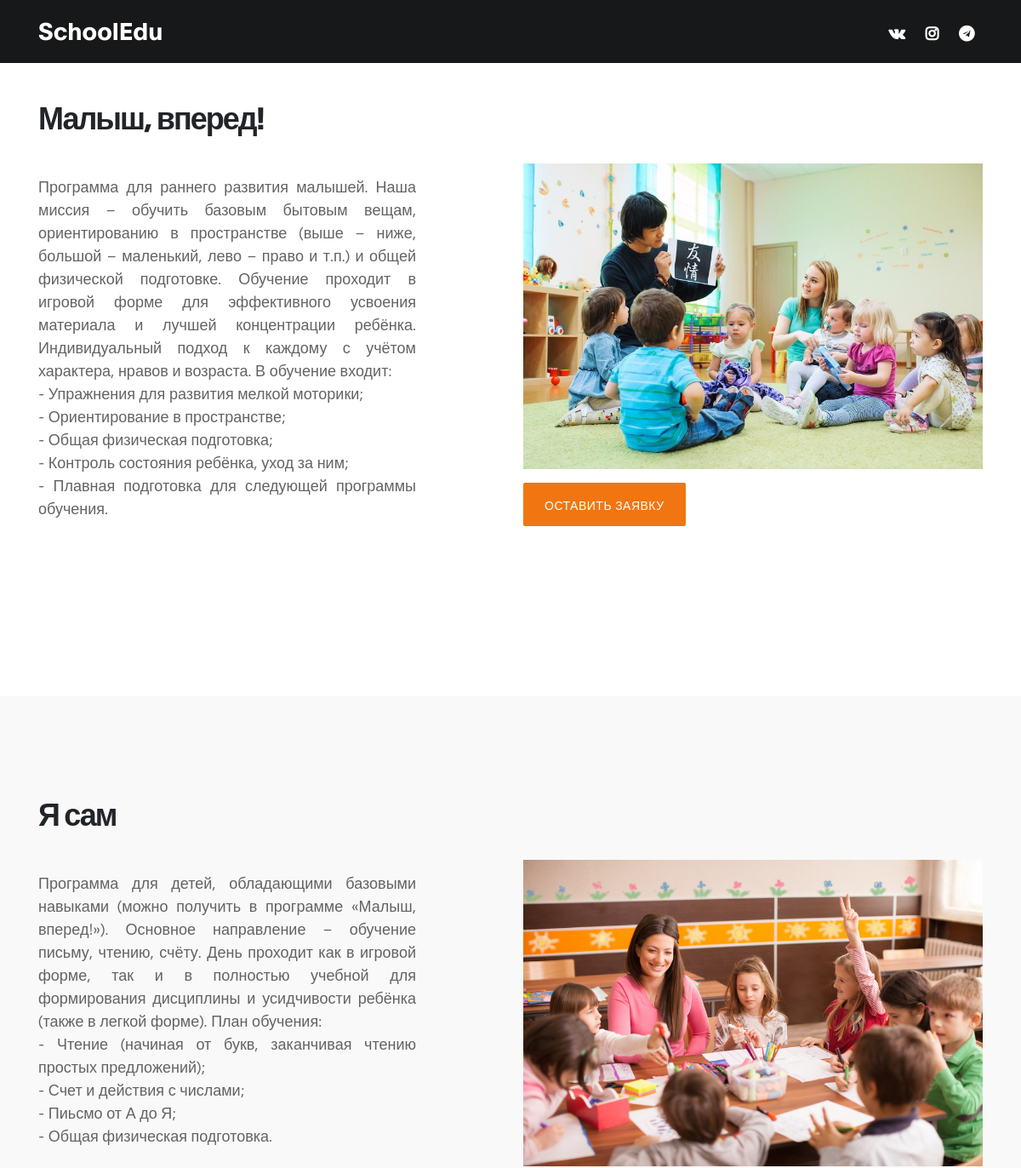
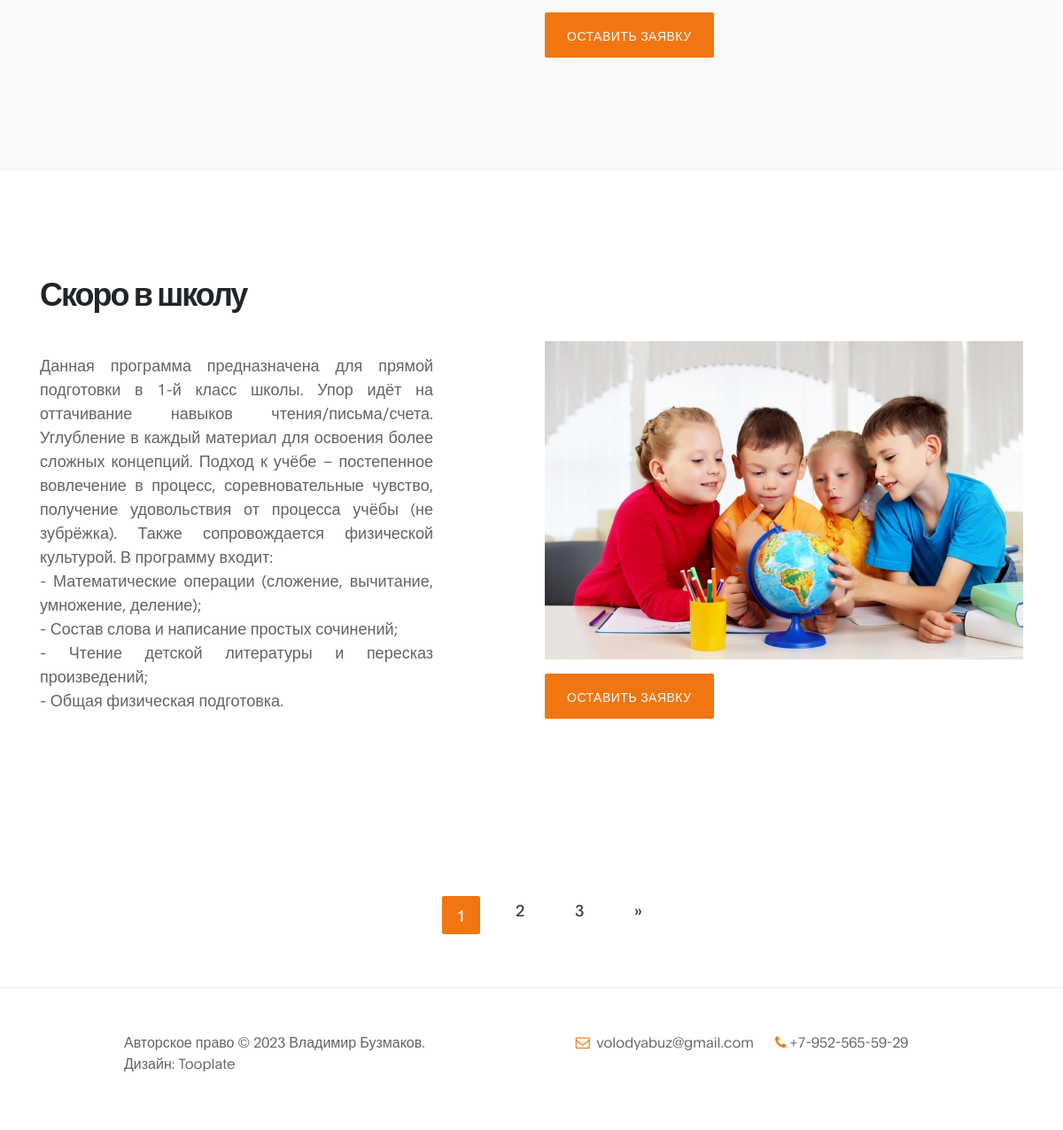
Screenshot of /all with the database file from the repository (2 pictures, top to bottom).
### kidsedu/models.py (models this page shows, shortened)
class ProgramEdu(models.Model):
    name = models.CharField(
        max_length=40,
        db_index=True,
        unique=True,
        verbose_name='Название'
        )
    slug = models.SlugField(
        max_length=40,
        db_index=True,
        unique=True,
        verbose_name='URL'
        )
    min_age = models.PositiveIntegerField(
        default=0,
        verbose_name='Минимальный возраст'
    )
    max_age = models.PositiveIntegerField(
        validators=[
            MaxValueValidator(18),
            MinValueValidator(1)
        ],
        verbose_name='Максимальный возраст'
    )
    about = models.TextField(
        blank=True,
        verbose_name='О программе'
        )
    photo = models.ImageField(
        upload_to='photos/%Y/%m/%d/',
        verbose_name='Фото программы'
    )
    price = models.IntegerField(
        blank=True,
        verbose_name='Стоимость обучения'
        )
    class Meta:
        verbose_name = 'Программу'
        verbose_name_plural = 'Программы'
        ordering = ['id']

### kidsedu/views.py (the view)
# urls.py: path('all', cache_page(60)(AllPosts.as_view()), name='all'),
class AllPosts(ListView):
    paginate_by = 3
    model = ProgramEdu
    context_object_name = 'progs'
    template_name = 'kidsedu/all_classes.html'
    form = AddPersonForm
    success_url = '/all'
    def get_context_data(self, **kwargs: Any) -> Dict[str, Any]:
        context = super().get_context_data(**kwargs)
        context['title'] = 'Все программы | SchoolEdu'
        context['social'] = social
        context['form'] = AllPosts.form
        return context

### kidsedu/templatetags/kidsedu_tags.py (called while the page is built)
@register.inclusion_tag('kidsedu/add_form.html')
def add_person_form(form):
    return {'head_form_name': 'Форма заявки', 'form': form}

### kidsedu/templates/kidsedu/all_classes.html (shortened to what this page needs)
{% extends 'kidsedu/base.html' %}
{% load static %}
{% load kidsedu_tags %}
{% block content %}
     <link rel="stylesheet" href="{% static 'kidsedu/css/all_classes.css' %}">
     {% for item in progs %}
     <section class="class section" id="class" style="background: {% cycle '#ffffff' '#f9f9f9' %}; margin-bottom:0">
        <div class="container">
             <div class="row">
                  <div class="col-md-6 col-sm-12">
                       <div class="about-info">
                            <div class="section-title wow fadeInUp">
                                 <h2 data-aos="fade-up" data-aos-delay="300">{{item.name}}</h2>
                            </div>
                            <div class="wow fadeInUp" data-aos="fade-up">
                                 <p data-aos="fade-up" data-aos-delay="300">{{item.about|linebreaks}}</p>
                            </div>
                       </div>
                  </div>
                  <div class="col-md-6 col-sm-12" style="margin-top: 80px;">
                       <div class="wow fadeInUp about-image" data-aos="fade-up" data-aos-delay="400">
                            <p>
                                <img src="{{item.photo.url}}" class="img-responsive" alt="{{item.name}}">
                                <a href="#" class="btn custom-btn bg-color mt-3" data-aos="fade-up" data-aos-delay="300" data-toggle="modal" data-target="#membershipForm">Оставить заявку</a>
                            </p>
                       </div>
                  </div>
             </div>
        </div>
   </section>
   {% endfor %}
     <div class="pagination" data-aos="fade-up">
          <ul>
          {% for p in paginator.page_range %}
               {% if page_obj.number == p %}
                    <li class="active">{{ p }}</li>
               {% else %}
                    <li><a href="?page={{ p }}">{{ p }}</a></li>
               {% endif %}
          {% endfor %}
               {% if page_obj.has_next %}
                    <li><a href="?page={{ page_obj.next_page_number }}">»</a></li>
               {% endif %}
          </ul>
     </div>
{% endblock content %}

### kidsedu/templates/kidsedu/base.html (shortened to what this page needs)
{% load static %}
{% load kidsedu_tags %}
<!DOCTYPE html>
<html lang="en">
<head>
     <link rel="stylesheet" href="{% static 'kidsedu/css/bootstrap.min.css' %}">
     <link rel="stylesheet" href="{% static 'kidsedu/css/font-awesome.min.css' %}">
     <link rel="stylesheet" href="{% static 'kidsedu/css/aos.css' %}">
     <link rel="stylesheet" href="{% static 'kidsedu/css/tooplate-gymso-style.css' %}">
</head>
<body data-spy="scroll" data-target="#navbarNav" data-offset="50">
    <nav class="navbar navbar-expand-lg fixed-top">
        <div class="container">
            <a class="navbar-brand" href="{% url 'home' %}">SchoolEdu</a>
            <div class="collapse navbar-collapse" id="navbarNav">
                <ul class="social-icon ml-lg-3">
                    {% for fa, href in social.items %}
                    <li><a href="{{href}}" target="_blank" class="fa fa-{{fa}}"></a></li>
                    {% endfor %}
                </ul>
            </div>
        </div>
    </nav>
    {% block content %}
    {% endblock content %}
     <footer class="site-footer">
          <div class="container">
               <div class="row">
                    <div class="ml-auto col-lg-4 col-md-5">
                        <p class="copyright-text">Авторское право &copy; 2023 Владимир Бузмаков.
                        <br>Дизайн: <a href="https://www.tooplate.com">Tooplate</a></p>
                    </div>
                    <div class="d-flex justify-content-center mx-auto col-lg-5 col-md-7 col-12">
                        <p class="mr-4">
                            <i class="fa fa-envelope-o mr-1"></i>
                            <a href="#">volodyabuz@gmail.com</a>
                        </p>
                        <p><i class="fa fa-phone mr-1"></i>+7-952-565-59-29</p>
                    </div>
               </div>
          </div>
     </footer>
</body>
</html>

### kidsedu/templates/kidsedu/add_form.html (shortened to what this page needs)
{% load kidsedu_tags %}
{% load static %}

### kidsedu/static/kidsedu/css/tooplate-gymso-style.css (style rules this page uses)
:root { --primary-color: #f17611; --white-color: #ffffff; --dark-color: #171819; --about-bg-color: #f9f9f9; --gray-color: #909090; --link-color: #404040; --p-color: #666262; --base-font-family: 'Plain', sans-serif; --font-weight-bold: bold; --font-weight-normal: normal; --font-weight-light: 300; --font-weight-thin: 100; --h1-font-size: 48px; --h2-font-size: 36px; --h3-font-size: 28px; --h4-font-size: 24px; --h5-font-size: 22px; --h6-font-size: 22px; --p-font-size: 18px; --base-font-size: 16px; --menu-font-size: 14px; --border-radius-large: 100%; --border-radius-small: 2px; }
body { background: var(--white-color); font-family: var(--base-font-family); }
h1,h2,h3,h4,h5,h6 { font-weight: var(--font-weight-thin); line-height: normal; }
h2 { font-size: var(--h2-font-size); font-weight: var(--font-weight-bold); letter-spacing: -2px; }
p { color: var(--p-color); font-size: var(--p-font-size); font-weight: var(--font-weight-light); line-height: 1.5em; }
.section { padding: 7rem 0; }
.custom-btn { background: transparent; border-radius: var(--border-radius-small); padding: 14px 24px; color: var(--white-color); font-size: var(--menu-font-size); font-weight: var(--font-weight-normal); text-transform: uppercase; letter-spacing: 0.5px; white-space: nowrap; transition: all 0.3s ease; }
.bg-color { background: var(--primary-color); color: var(--white-color); }
* { -webkit-box-sizing: border-box; -moz-box-sizing: border-box; box-sizing: border-box; }
*::before, *::after { -webkit-box-sizing: border-box; -moz-box-sizing: border-box; box-sizing: border-box; }
a { color: var(--link-color); font-weight: normal; text-decoration: none; transition: all 0.3s ease; }
.navbar { background: var(--dark-color); padding: 1rem; }
.navbar-brand { color: var(--white-color); font-size: var(--h3-font-size); font-weight: var(--font-weight-bold); line-height: normal; padding-top: 0; }
.navbar .social-icon li a { color: var(--white-color); }
.site-footer { border-top: 1px solid #efebeb; padding: 3rem 0; }
.site-footer a { color: var(--p-color); font-weight: var(--font-weight-light); }
.site-footer p { font-size: var(--base-font-size); }
.contact .fa, .site-footer .fa { color: var(--primary-color); }
.social-icon { position: relative; padding: 0; margin: 5px 0 0 0; }
.social-icon li { display: inline-block; list-style: none; }
.social-icon li a { text-decoration: none; display: inline-block; color: var(--p-color); font-size: var(--p-font-size); font-weight: var(--font-weight-bold); margin: 5px 10px; text-align: center; }

### kidsedu/static/kidsedu/css/all_classes.css (style rules this page uses)
.container { padding-right: 15px; padding-left: 15px; margin-right: auto; margin-left: auto; }
* { -webkit-box-sizing: border-box; -moz-box-sizing: border-box; box-sizing: border-box; }
div { display: block; }
.row { margin-right: -15px; margin-left: -15px; }
.col-lg-1, .col-lg-10, .col-lg-11, .col-lg-12, .col-lg-2, .col-lg-3, .col-lg-4, .col-lg-5, .col-lg-6, .col-lg-7, .col-lg-8, .col-lg-9, .col-md-1, .col-md-10, .col-md-11, .col-md-12, .col-md-2, .col-md-3, .col-md-4, .col-md-5, .col-md-6, .col-md-7, .col-md-8, .col-md-9, .col-sm-1, .col-sm-10, .col-sm-11, .col-sm-12, .col-sm-2, .col-sm-3, .col-sm-4, .col-sm-5, .col-sm-6, .col-sm-7, .col-sm-8, .col-sm-9, .col-xs-1, .col-xs-10, .col-xs-11, .col-xs-12, .col-xs-2, .col-xs-3, .col-xs-4, .col-xs-5, .col-xs-6, .col-xs-7, .col-xs-8, .col-xs-9 { position: relative; min-height: 1px; padding-right: 15px; padding-left: 15px; }
.about-info { padding: 0 6em 5em 0; }
.about-info .section-title { padding-bottom: 20px; }
.section-title { padding-bottom: 40px; }
.fadeInUp { -webkit-animation-name: fadeInUp; animation-name: fadeInUp; text-align: justify; }
.about-image img, .team-thumb img { width: 100%; }
.carousel-inner>.item>a>img, .carousel-inner>.item>img, .img-responsive, .thumbnail a>img, .thumbnail>img { display: block; max-width: 100%; height: auto; }
img { vertical-align: middle; }
img { border: 0; }
img { overflow-clip-margin: content-box; overflow: clip; }
.pagination ul { margin: 0 auto 60px; display: block; }
.pagination ul { font-size: 18px; list-style: none; }
.pagination ul li { display: inline-block; margin: 0 10px 0 ; }
.pagination ul li a { float: left; padding: 0 16px; text-decoration: none; }
.pagination ul li.active { padding: 8px 16px; background-color: #f17611; color: white; border-radius: 2px; }

### rows the page displays
ProgramEdu: name "Малыш, вперед!", about "Программа для раннего развития малышей. Наша миссия – обучить базовым бытовым вещам, ориентированию в пространстве (выше – ниже, большой – маленький, лево – право и т.п.) и общей физической подготовке. Обучение проходит в игровой форме для эффективного усвоения материала и лучшей концентрации ребёнка. Индивидуальный подход к каждому с учётом характера, нравов и возраста. В обучение входит: - Упражнения для развития мелкой моторики; - Ориентирование в пространстве; - Общая физическая подготовка; - Контроль состояния ребёнка, уход за ним; - Плавная подготовка для следующей программы обучения.", photo (picture)
ProgramEdu: name "Я сам", about "Программа для детей, обладающими базовыми навыками (можно получить в программе «Малыш, вперед!»). Основное направление – обучение письму, чтению, счёту. День проходит как в игровой форме, так и в полностью учебной для формирования дисциплины и усидчивости ребёнка (также в легкой форме). План обучения: - Чтение (начиная от букв, заканчивая чтению простых предложений); - Счет и действия с числами; - Пиьсмо от А до Я; - Общая физическая подготовка.", photo (picture)
ProgramEdu: name "Скоро в школу", about "Данная программа предназначена для прямой подготовки в 1-й класс школы. Упор идёт на оттачивание навыков чтения/письма/счета. Углубление в каждый материал для освоения более сложных концепций. Подход к учёбе – постепенное вовлечение в процесс, соревновательные чувство, получение удовольствия от процесса учёбы (не зубрёжка). Также сопровождается физической культурой. В программу входит: - Математические операции (сложение, вычитание, умножение, деление); - Состав слова и написание простых сочинений; - Чтение детской литературы и пересказ произведений; - Общая физическая подготовка.", photo (picture)

### other values shown
{{ p }} "1"
{{ p }} "2" "3"
